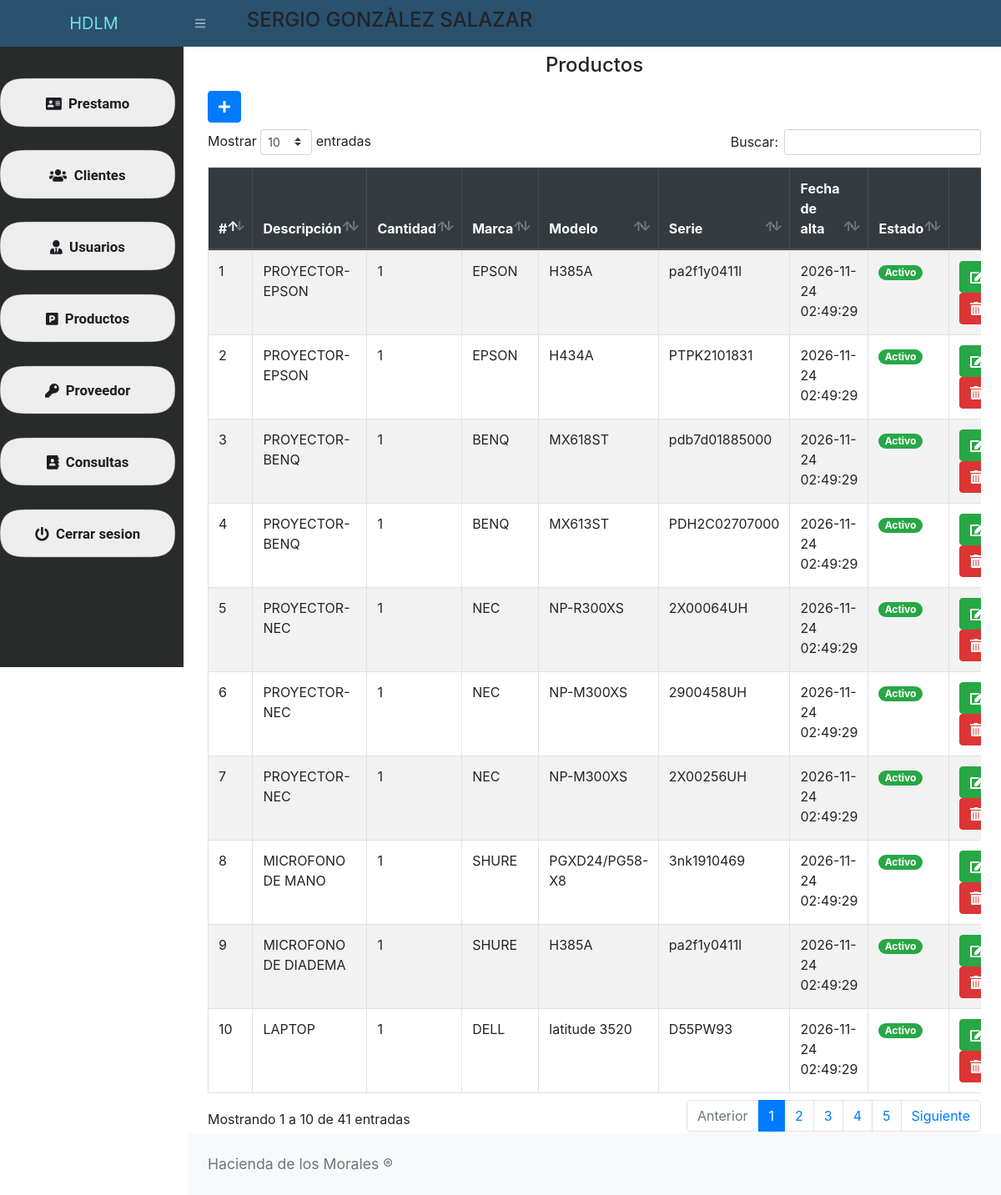
Page /src/productos.php (signed in) on the committed database.
### tables this page shows
CREATE TABLE cat_producto(
id_producto INT NOT NULL auto_increment PRIMARY KEY,
descripcionproducto VARCHAR(50)NOT NULL,
cantidad INT NOT NULL,
id_marca INT NOT NULL,
modelo VARCHAR(30)NOT NULL,
serie CHAR (30)NOT NULL,
precio INT NOT NULL,
id_usuarioalta INT NOT NULL,
id_usuariobaja INT  NULL,
id_tipo INT NOT NULL,
fh_alta DATETIME NOT NULL, 
fh_baja DATETIME  NULL,
id_proveedor INT NOT NULL,
estatus INT NOT NULL DEFAULT 1,
FOREIGN KEY (id_tipo) REFERENCES cat_tipo_producto(id_tipo),
FOREIGN KEY (id_usuarioalta) REFERENCES cat_usuario(id_usuario),
FOREIGN KEY (id_usuariobaja) REFERENCES cat_usuario(id_usuario),
FOREIGN KEY (id_marca) REFERENCES cat_marca(id_marca),
FOREIGN KEY (id_proveedor) REFERENCES cat_proveedor(id_proveedor)
);

CREATE TABLE cat_marca(
id_marca INT NOT NULL PRIMARY KEY,
descripcionmarca VARCHAR(25)NOT NULL,
estatus INT NOT NULL);

### src/productos.php (the view, shortened to what this page needs)
<?php
include_once "includes/header.php";
    ?>
     <div class="form-group">
            <h4 class="text-center">Productos</h4>
        </div>
 <button class="btn btn-primary mb-2" type="button" data-toggle="modal" data-target="#nuevo_producto"><i class="fas fa-plus"></i></button>
 <div class="table-responsive">
     <table class="table table-striped table-bordered" id="tbl">
         <thead class="thead-dark">
             <tr>
                 <th>#</th>
                 <th>Descripción</th>
                 <th>Cantidad</th>
                 <th>Marca</th>
                 <th>Modelo</th>
                 <th>Serie</th>
                 <th>Fecha de alta</th>
                 <th>Estado</th>
                 <th></th>
             </tr>
         </thead>
         <tbody>
             <?php
                include "../conexion.php";
                $query = mysqli_query($conexion, "SELECT a.id_producto,a.descripcionproducto,a.cantidad,b.descripcionmarca,
                c.nombre, a.modelo, a.serie,a.fh_alta,a.estatus
                FROM cat_producto a,
                     cat_marca b,
                     cat_usuario c
               WHERE a.id_marca = b.id_marca
               AND a.id_usuarioalta = c.id_usuario
                 AND a.id_producto = id_producto");
                $result = mysqli_num_rows($query);
                if ($result > 0) {
                    while ($data = mysqli_fetch_assoc($query)) {
                        if ($data['estatus'] == 1) {
                            $estado = '<span class="badge badge-pill badge-success">Activo</span>';
                        } else {
                            $estado = '<span class="badge badge-pill badge-danger">Inactivo</span>';
                        }
                ?>
                     <tr>
                         <td><?php echo $data['id_producto']; ?></td>
                         <td><?php echo $data['descripcionproducto']; ?></td>
                         <td><?php echo $data['cantidad']; ?></td>
                         <td><?php echo $data['descripcionmarca']; ?></td>
                         <td><?php echo $data['modelo']; ?></td>
                         <td><?php echo $data['serie']; ?></td>
                         <td><?php echo $data['fh_alta']; ?></td>
                         <td><?php echo $estado ?></td>
                         <td>
                             <?php if ($data['estatus'] == 1) { ?>
                                 <a href="editar_producto.php?id=<?php echo $data['id_producto']; ?>" class="btn btn-success"><i class='fas fa-edit'></i></a>
                                 <form action="eliminar_producto.php?id=<?php echo $data['id_producto']; ?>" method="post" class="confirmar d-inline">
                                     <button class="btn btn-danger" type="submit"><i class='fas fa-trash-alt'></i> </button>
                                 </form>
                             <?php } ?>
                         </td>
                     </tr>
             <?php }
                } ?>
         </tbody>
     </table>
 </div>
 <?php include_once "includes/footer.php"; ?>

### rows in the picture
cat_producto: id_producto "1", descripcionproducto "PROYECTOR-EPSON", cantidad "1", id_marca.descripcionmarca "EPSON", modelo "H385A", serie "pa2f1y0411l", fh_alta "2026-11-24 02:49:29", estatus "Activo"
cat_producto: id_producto "2", descripcionproducto "PROYECTOR-EPSON", cantidad "1", id_marca.descripcionmarca "EPSON", modelo "H434A", serie "PTPK2101831", fh_alta "2026-11-24 02:49:29", estatus "Activo"
cat_producto: id_producto "3", descripcionproducto "PROYECTOR-BENQ", cantidad "1", id_marca.descripcionmarca "BENQ", modelo "MX618ST", serie "pdb7d01885000", fh_alta "2026-11-24 02:49:29", estatus "Activo"
cat_producto: id_producto "4", descripcionproducto "PROYECTOR-BENQ", cantidad "1", id_marca.descripcionmarca "BENQ", modelo "MX613ST", serie "PDH2C02707000", fh_alta "2026-11-24 02:49:29", estatus "Activo"
cat_producto: id_producto "5", descripcionproducto "PROYECTOR-NEC", cantidad "1", id_marca.descripcionmarca "NEC", modelo "NP-R300XS", serie "2X00064UH", fh_alta "2026-11-24 02:49:29", estatus "Activo"
cat_producto: id_producto "6", descripcionproducto "PROYECTOR-NEC", cantidad "1", id_marca.descripcionmarca "NEC", modelo "NP-M300XS", serie "2900458UH", fh_alta "2026-11-24 02:49:29", estatus "Activo"
cat_producto: id_producto "7", descripcionproducto "PROYECTOR-NEC", cantidad "1", id_marca.descripcionmarca "NEC", modelo "NP-M300XS", serie "2X00256UH", fh_alta "2026-11-24 02:49:29", estatus "Activo"
cat_producto: id_producto "8", descripcionproducto "MICROFONO DE MANO", cantidad "1", id_marca.descripcionmarca "SHURE", modelo "PGXD24/PG58-X8", serie "3nk1910469", fh_alta "2026-11-24 02:49:29", estatus "Activo"
cat_producto: id_producto "9", descripcionproducto "MICROFONO DE DIADEMA", cantidad "1", id_marca.descripcionmarca "SHURE", modelo "H385A", serie "pa2f1y0411l", fh_alta "2026-11-24 02:49:29", estatus "Activo"
cat_producto: id_producto "10", descripcionproducto "LAPTOP", cantidad "1", id_marca.descripcionmarca "DELL", modelo "latitude 3520", serie "D55PW93", fh_alta "2026-11-24 02:49:29", estatus "Activo"

### other values in the picture
$_SESSION['nombre'] "SERGIO"
$_SESSION['apellidoP'] "GONZÀLEZ"
$_SESSION['apellidoM'] "SALAZAR"
